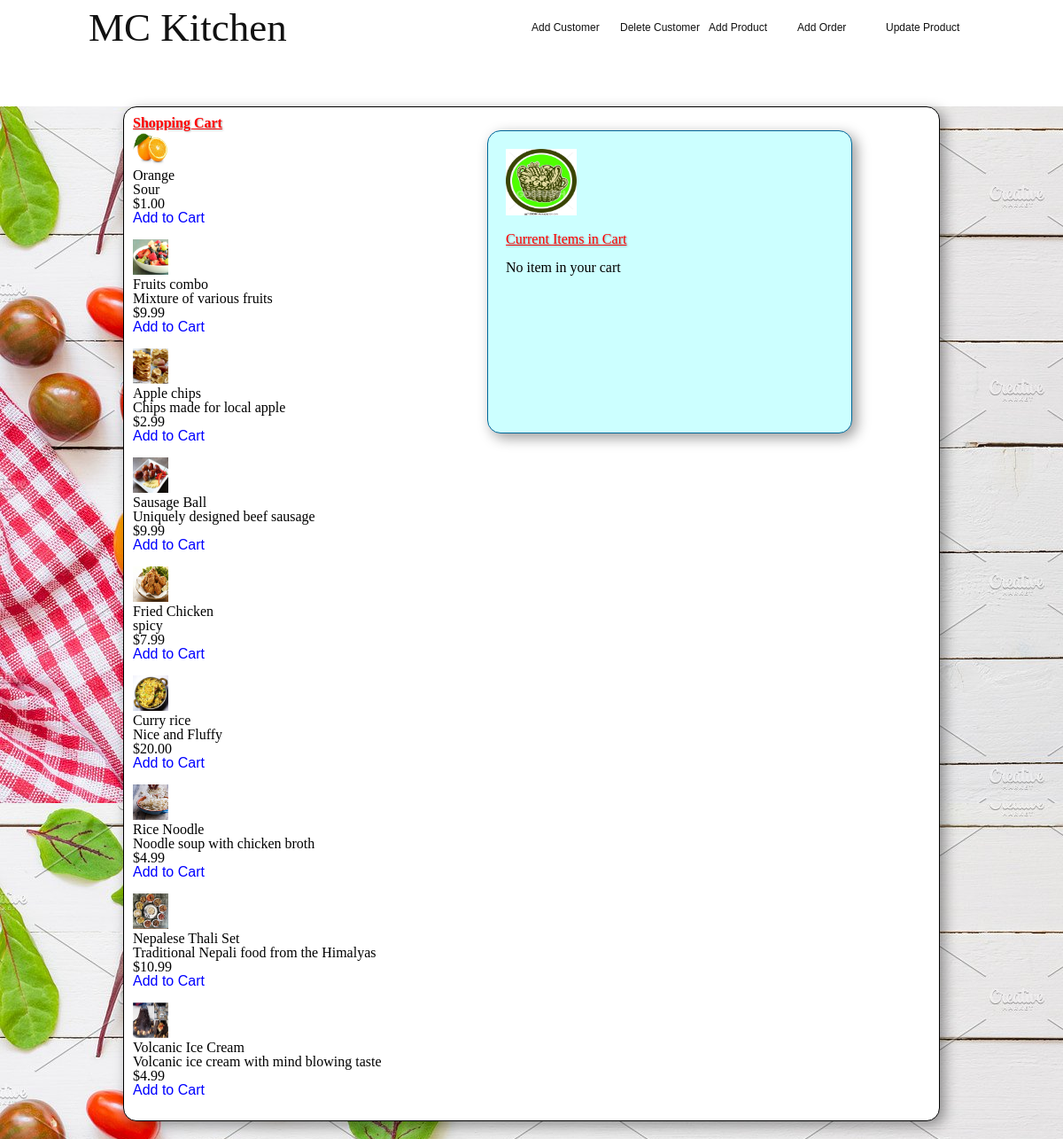
The page /App/cart.php on the database its author committed.
### tables this page shows
CREATE TABLE `product` (
  `product_ID` varchar(50) NOT NULL,
  `product_name` varchar(50) NOT NULL,
  `description` varchar(255) DEFAULT NULL,
  `product_price` decimal(6,2) NOT NULL,
  `image` varchar(100) DEFAULT NULL,
  `instock` int(100) NOT NULL DEFAULT '0',
  `category_no` varchar(50) NOT NULL
);

### App/includes/cart.inc.php (the view, shortened to what this page needs)
<?php
	include_once 'dbh.inc.php';
	function display_cart()
	{
		global $conn;
		$sql = "SELECT product_ID, product_name, description, product_price, image, instock
				FROM product
				WHERE instock > 0;";
		$result = mysqli_query($conn, $sql);
		while($fetch = mysqli_fetch_assoc($result))
		{
			echo '<img src="images/'.$fetch['image'].'" width="40" height="40" /><br />'.$fetch['product_name'].'<br />'.$fetch['description'].'<br /> $'.$fetch['product_price'].'<br /><a href="cart.php?add='.$fetch['product_ID'].'">Add to Cart</a>'.'<br />'.'<br />';
		}
	}
	function calculate_total()
	{
		$net_payment = 0;
		if($net_payment == 0)
		{
			echo "No item in your cart";
		}
		else
		{
			echo "Your total is $".$net_payment.'<br>';
		}
	}
?>

### App/cart.php (shortened to what this page needs)
<?php
 	include 'includes/cart.inc.php';
?>
<!DOCTYPE html>
<html>
<head>
	<link rel="stylesheet" type="text/css" href="style.css">
</head>
<body style="background-image:url('images/bg.jpg');">
	<header>
		<nav>
			<div class= "main-wrapper">
				<ul>
					<li><a href="index.php">MC Kitchen</a></li>
				</ul>
				<div class="nav-login">
					<a href="signup.php">Add Customer</a>
					<a href="deleteCustomer.php">Delete Customer</a>
					<a href="addProduct.php">Add Product</a>
					<a href="cart.php">Add Order</a>
					<a href="updateProduct.php">Update Product</a>
				</div>
			</div>
		</nav>
	</header>
	<div id="main_div">
				<h3> Shopping Cart </h3>
					<div id="division">
						<section id="main_section">
							<?php display_cart(); ?>
						</section>
						<aside id="side">
							<img src="images/t.jpg" height="75" width="80"><br><br>
							<span class="your_cart">Current Items in Cart</span>&nbsp;&nbsp;
							<br><br>
							<?php    calculate_total(); ?>
						</aside>
					</div>
	</div>
</body>
</html>

### App/style.css (style rules this page uses)
html, body, div, span, object, iframe, h1, h2, h3, h4, h5, h6, p, blockquote, pre, abbr, address, cite, code, del, dfn, em, img, ins, kbd, q, samp, small, strong, sub, sup, var, b, i, dl, dt, dd, ol, ul, li, fieldset, form, label, legend, table, caption, tbody, tfoot, thead, tr, th, td, article, aside, canvas, details, figcaption, figure, footer, header, hgroup, menu, nav, section, summary, time, mark, audio, video { margin:0; padding:0; border:0; outline:0; font-size:100%; vertical-align:baseline; background:transparent; }
body { line-height:1; }
article,aside,details,figcaption,figure, footer,header,hgroup,menu,nav,section { display:block; }
nav ul { list-style:none; }
a { margin:0; padding:0; font-size:100%; vertical-align:baseline; background:transparent; }
.main-wrapper { margin: 0 auto; width: 1000px; }
a { text-decoration: none; }
body { background-color: #33ccff; }
header nav { width: 100%; height: 120px; background-color: #fff; }
header nav ul { float: left; }
header nav ul li { float: left; list-style: none; }
header nav ul li a { font-family: ; font-size: 45px; color: #111; line-height: 63px; }
header .nav-login { float: right; }
header nav li a { font-family: Comic Sans MS; font-size: 40px; color: #111; line-height: 63px; }
header .nav-login a { display: block; width: 100px; height: 60px; border: none; float: left; background-color: #fff; font-family: arial; font-size: 12px; color: #111; line-height: 63px; cursor: pointer; }
#main_div { margin: 0px auto; margin-bottom:20px; padding:10px 10px; width:900px; border:1px solid black; border-radius:15px; background-color:#fff; box-shadow: 5px 5px 15px rgba(0,0,0,0.4); }
#division { display:-webkit-box; display:-moz-box; -webkit-box-orient:horizontal; -moz-box-orient:horizontal; }
#main_section { width:400px; }
#side { border:1px solid #069; border-radius: 15px; padding:20px; width: 370px; height:300px; box-shadow: 5px 5px 15px rgba(0,0,0,0.4); background-color: #ccffff; }
.your_cart, h3 { text-decoration: underline; color:red; text-shadow: 1px 1px 2px rgba(0,0,0,0.3); }
a { text-decoration: none; color:blue; font-family: Arial; }

### rows shown on the page
product: image (picture), product_name "Orange", description "Sour", product_price "1.00"
product: image (picture), product_name "Fruits combo", description "Mixture of various fruits", product_price "9.99"
product: image (picture), product_name "Apple chips", description "Chips made for local apple", product_price "2.99"
product: image (picture), product_name "Sausage Ball", description "Uniquely designed beef sausage", product_price "9.99"
product: image (picture), product_name "Fried Chicken", description "spicy", product_price "7.99"
product: image (picture), product_name "Curry rice", description "Nice and Fluffy", product_price "20.00"
product: image (picture), product_name "Rice Noodle", description "Noodle soup with chicken broth", product_price "4.99"
product: image (picture), product_name "Nepalese Thali Set", description "Traditional Nepali food from the Himalyas", product_price "10.99"
product: image (picture), product_name "Volcanic Ice Cream", description "Volcanic ice cream with mind blowing taste", product_price "4.99"
